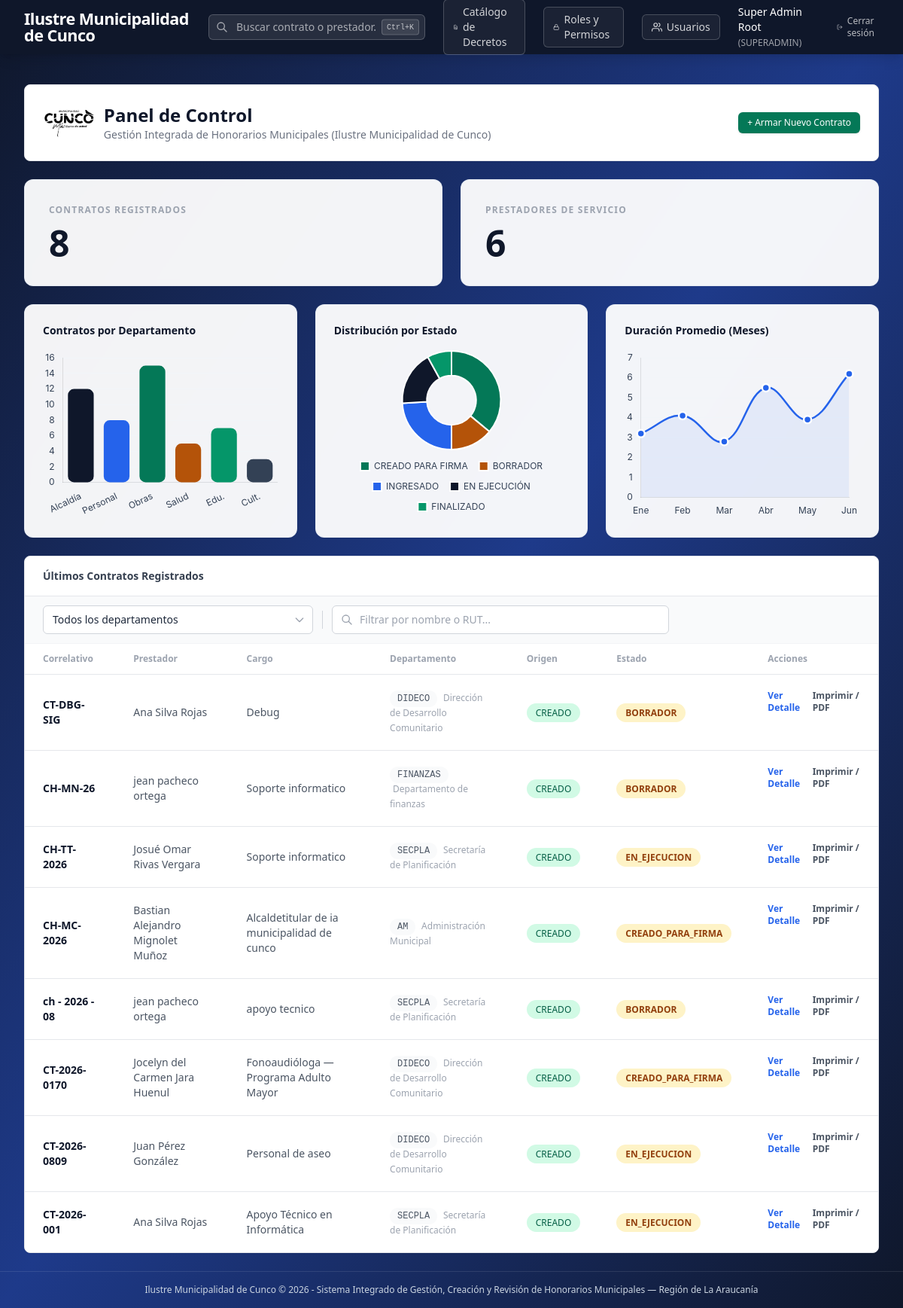
The app's page / (signed in), older data.
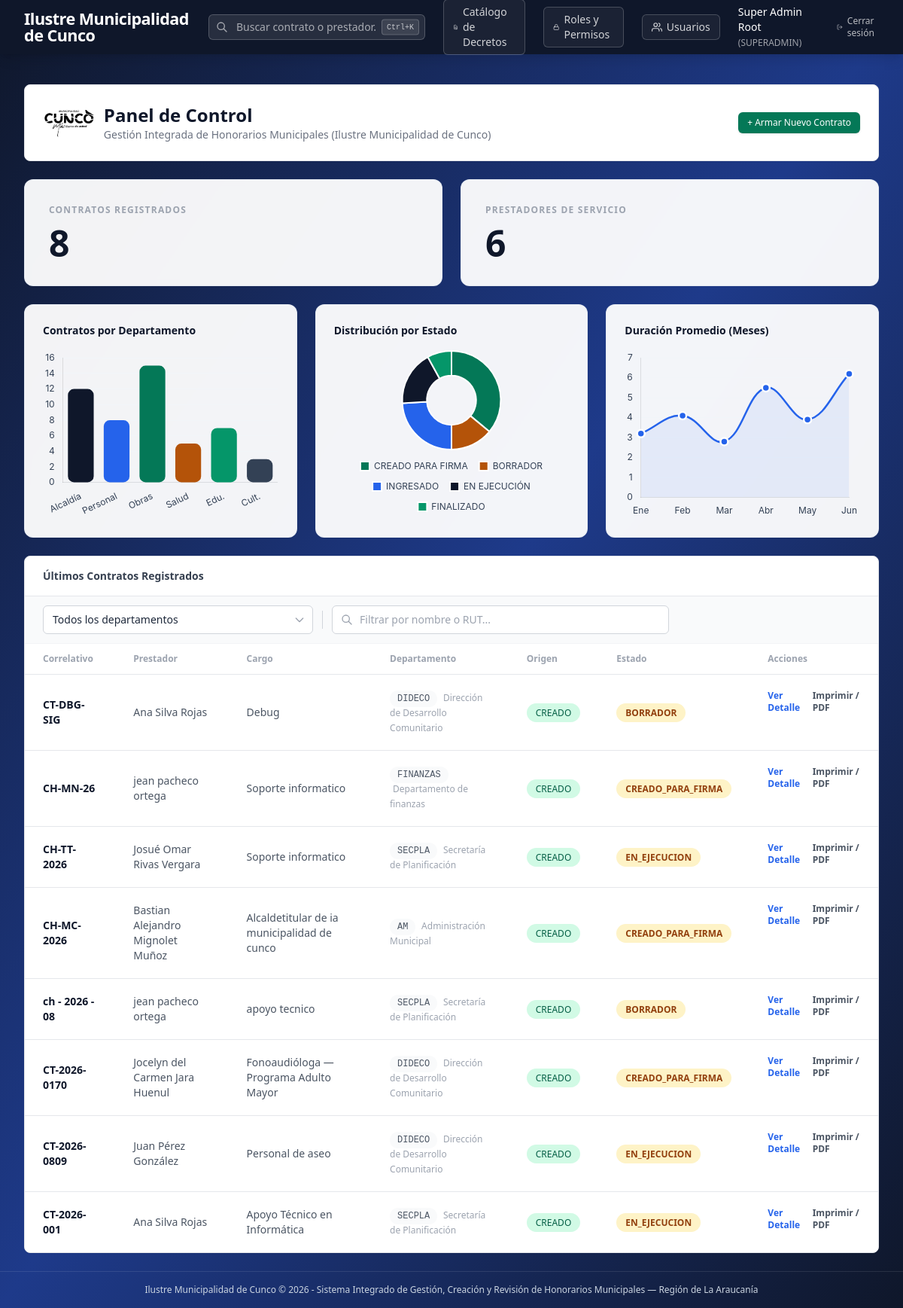
The same page, newer data.
### app/models/contract.py (models this page shows, shortened)
class Contract(db.Model):
    __tablename__ = 'contracts'
    id = db.Column(db.Integer, primary_key=True)
    provider_id = db.Column(db.Integer, db.ForeignKey('service_providers.id'), nullable=False)
    department_id = db.Column(db.Integer, db.ForeignKey('departments.id'), nullable=False)
    created_by_user_id = db.Column(db.Integer, db.ForeignKey('users.id', ondelete='SET NULL'), nullable=True)
    last_modified_by_user_id = db.Column(db.Integer, db.ForeignKey('users.id', ondelete='SET NULL'), nullable=True)
    creation_type = db.Column(db.String(50), default='CREADO')
    contract_number = db.Column(db.String(50), unique=True, nullable=False)
    decline_number = db.Column(db.String(50), nullable=True)
    decline_date = db.Column(db.Date, nullable=True)
    position_title = db.Column(db.String(150), nullable=False)
    program_name = db.Column(db.String(150), nullable=True)
    monthly_amount_gross = db.Column(db.Float, nullable=False)
    total_contract_amount = db.Column(db.Float, nullable=False)
    start_date = db.Column(db.Date, nullable=False)
    end_date = db.Column(db.Date, nullable=False)
    contract_date = db.Column(db.Date, nullable=True)
    budget_account = db.Column(db.String(50), nullable=True)
    sub_program = db.Column(db.String(30), nullable=True)
    cost_center = db.Column(db.String(30), nullable=True)
    payment_modality = db.Column(db.String(30), nullable=True, default='MENSUAL_FIJO')
    provider_address = db.Column(db.String(255), nullable=True)      # Domicilio del prestador
    provider_comuna = db.Column(db.String(100), nullable=True)       # Comuna de domicilio
    hours_weekly = db.Column(db.Integer, nullable=True, default=44)  # Jornada horas semanales
    total_amount_words = db.Column(db.String(255), nullable=True)    # Monto total en palabras
    mayor_signature = db.Column(db.Text, nullable=True)              # Firma del Alcalde
    secretary_signature = db.Column(db.Text, nullable=True)          # Firma del Secretario Municipal
    pdf_file_path = db.Column(db.String(255), nullable=True)
    ocr_processed = db.Column(db.Integer, default=0)
    status = db.Column(db.String(30), default='BORRADOR')
    created_at = db.Column(db.DateTime, default=datetime.utcnow)
    provider = db.relationship('ServiceProvider', back_populates='contracts', lazy=True)
    department = db.relationship('Department', backref=db.backref('department_contracts', lazy=True))
    created_by_user = db.relationship('User', foreign_keys=[created_by_user_id], lazy=True)
    last_modified_by_user = db.relationship('User', foreign_keys=[last_modified_by_user_id], lazy=True)
    functions = db.relationship('ContractFunction', backref='contract', cascade='all, delete-orphan', lazy=True,
                                order_by='ContractFunction.function_order')
    decrees = db.relationship('ContractDecree', backref='contract', cascade='all, delete-orphan', lazy=True,
                              order_by='ContractDecree.display_order')
    signatures = db.relationship('ContractSignature', backref='contract', cascade='all, delete-orphan', lazy=True,
                                 order_by='ContractSignature.signed_at')

### app/models/provider.py (models this page shows, shortened)
class ServiceProvider(db.Model):
    __tablename__ = 'service_providers'
    id = db.Column(db.Integer, primary_key=True, autoincrement=True)
    rut = db.Column(db.String(20), nullable=False, unique=True, index=True)
    first_name = db.Column(db.String(100), nullable=False)
    paternal_last_name = db.Column(db.String(100), nullable=False)
    maternal_last_name = db.Column(db.String(100), nullable=True)
    email = db.Column(db.String(120), nullable=True)
    phone = db.Column(db.String(50), nullable=True)
    address = db.Column(db.Text, nullable=True)
    profession_or_trade = db.Column(db.String(150), nullable=True)   # "Fonoaudiología"
    nationality = db.Column(db.String(50), nullable=True, default='Chilena')
    civil_status = db.Column(db.String(30), nullable=True)           # "Soltero/a", "Casado/a"
    birth_date = db.Column(db.Date, nullable=True)
    bank_name = db.Column(db.String(100), nullable=True)
    account_type = db.Column(db.String(50), nullable=True)
    account_number = db.Column(db.String(50), nullable=True)
    created_at = db.Column(db.DateTime, nullable=False, default=datetime.utcnow)
    contracts = db.relationship('Contract', back_populates='provider', lazy=True, cascade="all, delete-orphan")
    @property
    def full_name(self):
        maternal = f" {self.maternal_last_name}" if self.maternal_last_name else ""
        return f"{self.first_name} {self.paternal_last_name}{maternal}"

### app/models/user.py (models this page shows, shortened)
class Department(db.Model):
    __tablename__ = 'departments'
    id = db.Column(db.Integer, primary_key=True, autoincrement=True)
    code = db.Column(db.String(50), nullable=False, unique=True)
    name = db.Column(db.String(150), nullable=False)
    cost_center = db.Column(db.String(50), nullable=True)
    is_active = db.Column(db.Integer, nullable=False, default=1)
    created_at = db.Column(db.DateTime, nullable=False, default=datetime.utcnow)
    users = db.relationship('User', backref='department', lazy=True)

### app/routes/dashboard.py (the view)
@dashboard_bp.route('/')
@login_required
def index():
    user = get_current_user()
    selected_dept = request.args.get('dept', '', type=str)
    departments = Department.query.filter_by(is_active=1).order_by(Department.code).all()
    contracts_query = Contract.query
    if selected_dept:
        try:
            dept_id = int(selected_dept)
            contracts_query = contracts_query.filter(Contract.department_id == dept_id)
        except (ValueError, TypeError):
            pass
    total_contracts = contracts_query.count()
    total_providers = ServiceProvider.query.count()
    recent_contracts = contracts_query.order_by(Contract.id.desc()).limit(50).all()
    return render_template(
        'dashboard/index.html',
        total_contracts=total_contracts,
        total_providers=total_providers,
        recent_contracts=recent_contracts,
        departments=departments,
        selected_dept=selected_dept,
        user=user
    )

### app/auth/utils.py (called while the page is built)
def login_required(f):
    @wraps(f)
    def decorated_function(*args, **kwargs):
        if 'user_id' not in session:
            flash('Debes iniciar sesión para acceder a esta sección.', 'warning')
            return redirect(url_for('auth.login', next=request.url))
        return f(*args, **kwargs)
    return decorated_function

def get_current_user():
    if 'user_id' in session:
        return User.query.get(session['user_id'])
    return None

### app/templates/dashboard/index.html (shortened to what the changed rows need)
{% extends "base.html" %}
{% block content %}
<div class="space-y-6">
    <div class="flex justify-between items-center bg-white p-6 rounded-lg shadow-sm border border-gray-200">
        <div class="flex items-center gap-3">
            <div>
                <h1 class="text-2xl font-bold text-[#0F172A]">Panel de Control</h1>
            </div>
        </div>
    </div>
    <div class="bg-white rounded-lg shadow-sm border border-gray-200 overflow-hidden">
        <table class="w-full text-left text-sm text-gray-600" id="contracts_table">
            <thead class="text-xs text-gray-400 border-b">
                <tr>
                    <th class="px-6 py-3">Correlativo</th>
                    <th class="px-6 py-3">Prestador</th>
                    <th class="px-6 py-3">Cargo</th>
                    <th class="px-6 py-3">Departamento</th>
                    <th class="px-6 py-3">Origen</th>
                    <th class="px-6 py-3">Estado</th>
                    <th class="px-6 py-3">Acciones</th>
                </tr>
            </thead>
            <tbody class="divide-y divide-gray-200">
                {% for contract in recent_contracts %}
                <tr class="hover:bg-gray-50 contract-row transition-colors duration-150"
                    data-search="{{ contract.provider.full_name | lower }} {{ contract.provider.rut | lower }} {{ contract.contract_number | lower }} {{ contract.position_title | lower }} {{ contract.department.code | lower }} {{ contract.department.name | lower }}">
                    <td class="px-6 py-5 font-semibold text-[#0F172A]">{{ contract.contract_number }}</td>
                    <td class="px-6 py-5">{{ contract.provider.full_name }}</td>
                    <td class="px-6 py-5">{{ contract.position_title }}</td>
                    <td class="px-6 py-5">
                        <span class="text-xs font-mono text-gray-600 bg-gray-50 px-2.5 py-1 rounded-full">{{ contract.department.code }}</span>
                        <span class="text-xs text-gray-400 ml-1 hidden lg:inline">{{ contract.department.name }}</span>
                    </td>
                    <td class="px-6 py-5"><span class="bg-emerald-100 text-emerald-800 text-xs px-3 py-1 rounded-full font-medium">{{ contract.creation_type }}</span></td>
                    <td class="px-6 py-5"><span class="bg-amber-100 text-amber-800 text-xs px-3 py-1 rounded-full font-semibold">{{ contract.status }}</span></td>
                    <td class="px-6 py-5 flex space-x-3">
                        <a href="{{ url_for('contract_builder.detail', contract_id=contract.id) }}" class="text-[#2563eb] hover:underline font-semibold text-xs">
                            Ver Detalle
                        </a>
                        <a href="{{ url_for('contract_builder.preview', contract_id=contract.id) }}" target="_blank" class="text-gray-600 hover:underline font-semibold text-xs">
                            Imprimir / PDF
                        </a>
                    </td>
                </tr>
                {% endfor %}
            </tbody>
        </table>
    </div>
</div>
{% endblock %}

Row changes from the older to the newer data that the page shows:
changed Contract "CH-MN-26": status "BORRADOR" → "CREADO_PARA_FIRMA"
